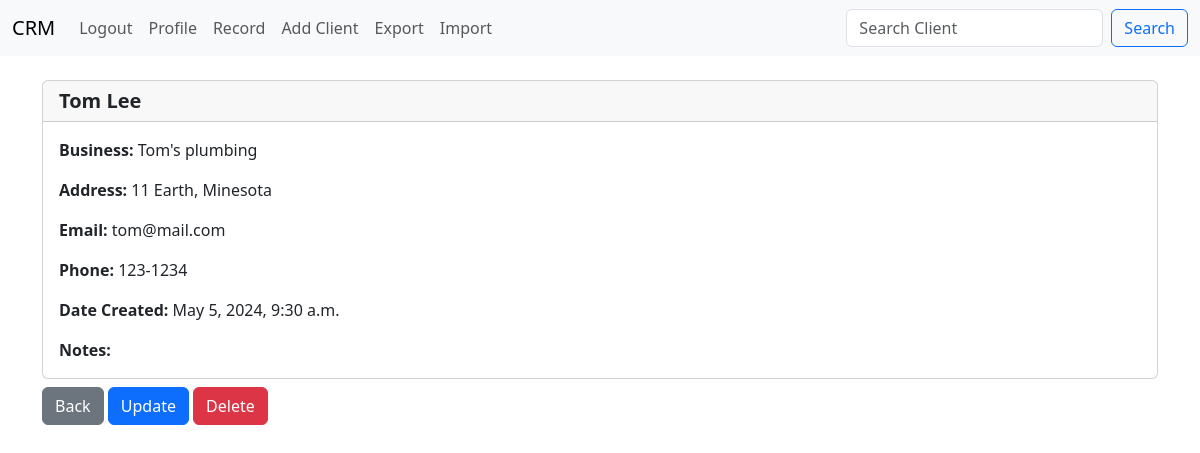
The app's page /client/19/ (signed in) with its own data.
### core/models.py (models this page shows, shortened)
class Record(models.Model):
    created_at = models.DateTimeField(auto_now_add=True)
    full_name = models.CharField(max_length=50)
    biz_name = models.CharField(max_length=50)
    address = models.CharField(max_length=50)
    email = models.EmailField(max_length=50)
    phone = models.CharField(max_length=50)
    category = models.CharField(max_length=50, choices=CHOICES, default="prospect")
    todos = models.TextField(max_length=1000, null=True, blank=True)

### core/views.py (the view)
# urls.py: path('client/<int:pk>/', views.client, name='client'),
def client(request, pk):
    if request.user.is_authenticated:
        client_record = Record.objects.get(id=pk)
        return render(request, 'core/client.html', {'client_record': client_record})
    else:
        messages.success(request, "You must be logged in to view this")
        return redirect('index')

### core/templates/core/client.html
{% extends 'core/base.html' %}
{% block content %}
<div class="container pt-4 ">
    <div class="card">
        <h5 class="card-header"><strong>{{ client_record.full_name }}</strong></h5>
        <div class="card-body">
          <p class="card-text"><strong>Business: </strong>{{ client_record.biz_name }}</p>
          <p class="card-text"><strong>Address: </strong>{{ client_record.address }}</p>
          <p class="card-text"><strong>Email: </strong>{{ client_record.email }}</p>
          <p class="card-text"><strong>Phone: </strong>{{ client_record.phone }}</p>
          <p class="card-text"><strong>Date Created: </strong>{{ client_record.created_at }}</p>
          <p class="card-text"><strong>Notes: </strong>{{ client_record.notes }}</p>
        </div>
      </div>
</div>
<div class="container pt-2">
    <a href="{% url 'record' %}" class="btn btn-secondary">Back</a>
    <a href="{% url 'update_client' client_record.id %}" class="btn btn-primary">Update</a>
    <a href="{% url 'delete_client' client_record.id %}" class="btn btn-danger">Delete</a>
  </div>
{% endblock content %}

### records on screen
Record: full_name "Tom Lee", biz_name "Tom's plumbing", address "11 Earth, Minesota", email "tom@mail.com", phone "123-1234", created_at "May 5, 2024, 9:30 a.m."
